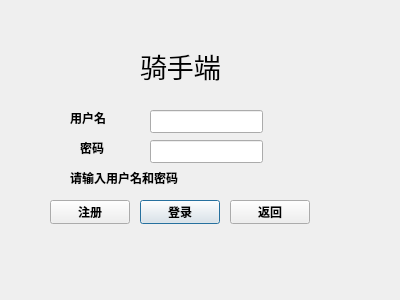
<?xml version="1.0" encoding="UTF-8"?>
<ui version="4.0">
 <class>rider_login</class>
 <widget class="QDialog" name="rider_login">
  <property name="geometry">
   <rect>
    <x>0</x>
    <y>0</y>
    <width>400</width>
    <height>300</height>
   </rect>
  </property>
  <property name="windowTitle">
   <string>Dialog</string>
  </property>
  <widget class="QLabel" name="label">
   <property name="geometry">
    <rect>
     <x>140</x>
     <y>40</y>
     <width>141</width>
     <height>51</height>
    </rect>
   </property>
   <property name="font">
    <font>
     <pointsize>20</pointsize>
     <bold>false</bold>
    </font>
   </property>
   <property name="text">
    <string>骑手端</string>
   </property>
  </widget>
  <widget class="QLabel" name="label_2">
   <property name="geometry">
    <rect>
     <x>70</x>
     <y>110</y>
     <width>54</width>
     <height>16</height>
    </rect>
   </property>
   <property name="font">
    <font>
     <bold>true</bold>
    </font>
   </property>
   <property name="text">
    <string>用户名</string>
   </property>
  </widget>
  <widget class="QLabel" name="label_3">
   <property name="geometry">
    <rect>
     <x>80</x>
     <y>140</y>
     <width>54</width>
     <height>16</height>
    </rect>
   </property>
   <property name="font">
    <font>
     <bold>true</bold>
    </font>
   </property>
   <property name="text">
    <string>密码</string>
   </property>
  </widget>
  <widget class="QLineEdit" name="lineEdit">
   <property name="geometry">
    <rect>
     <x>150</x>
     <y>110</y>
     <width>113</width>
     <height>23</height>
    </rect>
   </property>
  </widget>
  <widget class="QLineEdit" name="lineEdit_2">
   <property name="geometry">
    <rect>
     <x>150</x>
     <y>140</y>
     <width>113</width>
     <height>23</height>
    </rect>
   </property>
   <property name="echoMode">
    <enum>QLineEdit::Password</enum>
   </property>
  </widget>
  <widget class="QLabel" name="label_4">
   <property name="geometry">
    <rect>
     <x>70</x>
     <y>170</y>
     <width>161</width>
     <height>16</height>
    </rect>
   </property>
   <property name="font">
    <font>
     <bold>true</bold>
    </font>
   </property>
   <property name="text">
    <string>请输入用户名和密码</string>
   </property>
  </widget>
  <widget class="QPushButton" name="pushButton">
   <property name="geometry">
    <rect>
     <x>140</x>
     <y>200</y>
     <width>80</width>
     <height>24</height>
    </rect>
   </property>
   <property name="font">
    <font>
     <bold>true</bold>
    </font>
   </property>
   <property name="text">
    <string>登录</string>
   </property>
  </widget>
  <widget class="QPushButton" name="pushButton_2">
   <property name="geometry">
    <rect>
     <x>230</x>
     <y>200</y>
     <width>80</width>
     <height>24</height>
    </rect>
   </property>
   <property name="font">
    <font>
     <bold>true</bold>
    </font>
   </property>
   <property name="text">
    <string>返回</string>
   </property>
  </widget>
  <widget class="QPushButton" name="pushButton_3">
   <property name="geometry">
    <rect>
     <x>50</x>
     <y>200</y>
     <width>80</width>
     <height>24</height>
    </rect>
   </property>
   <property name="font">
    <font>
     <bold>true</bold>
    </font>
   </property>
   <property name="text">
    <string>注册</string>
   </property>
  </widget>
 </widget>
 <resources/>
 <connections/>
</ui>
